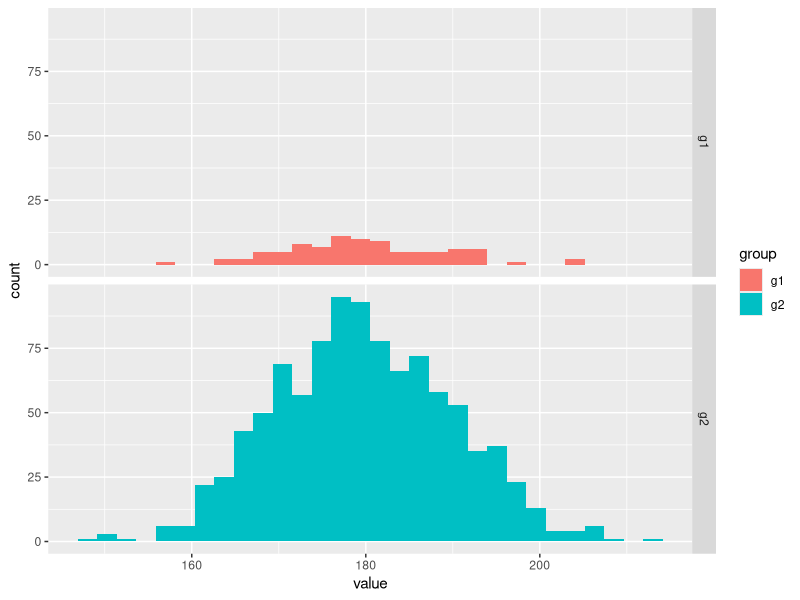
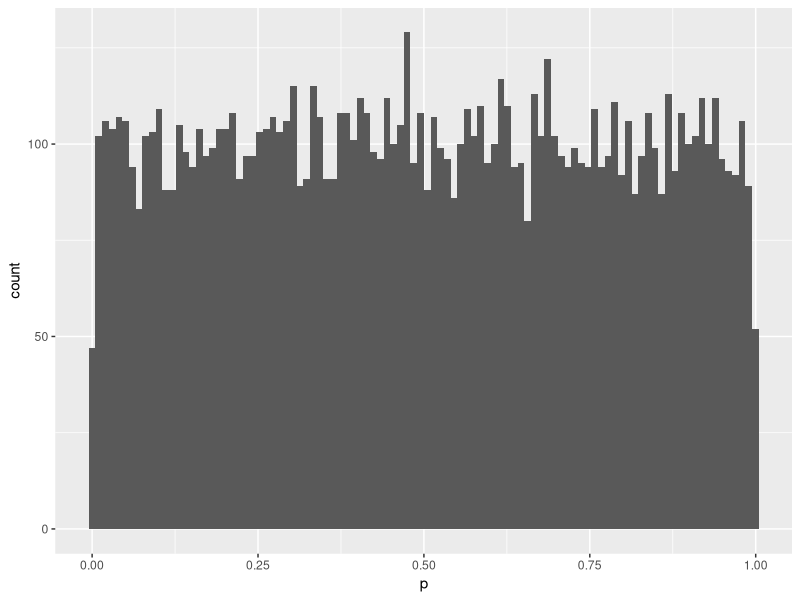
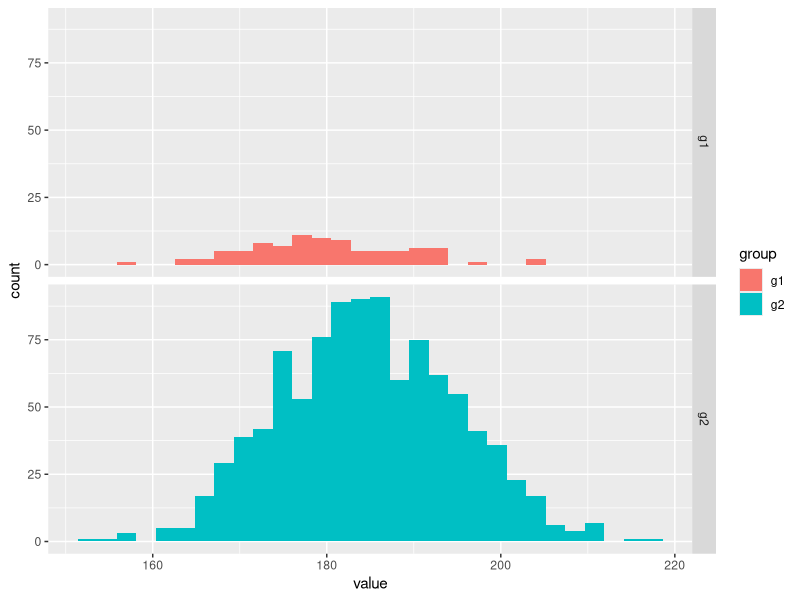
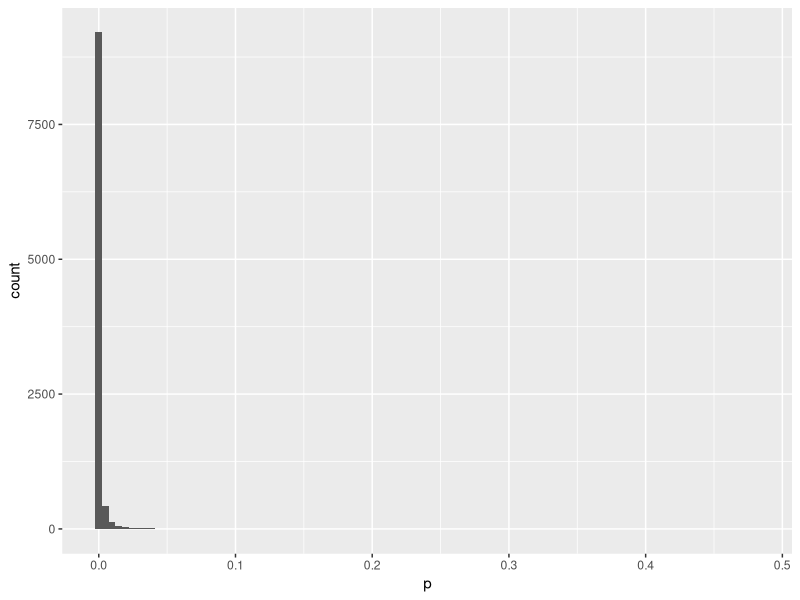
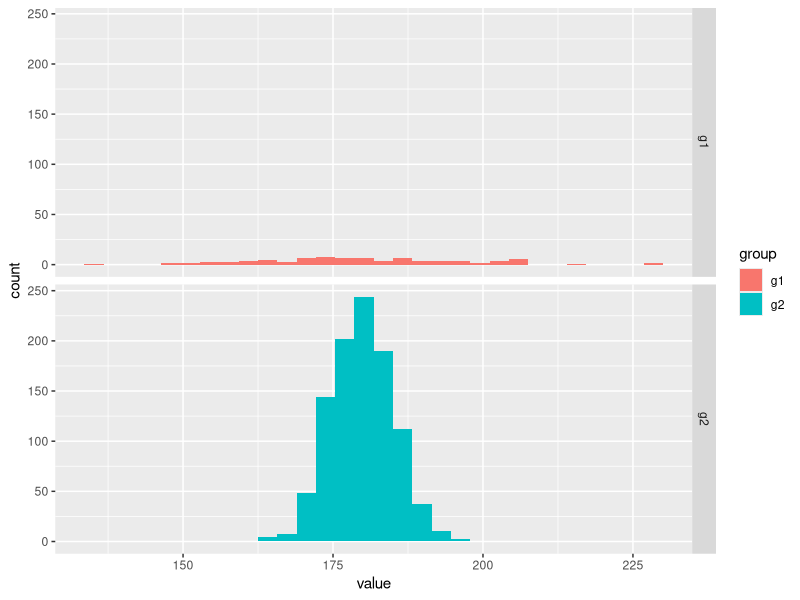
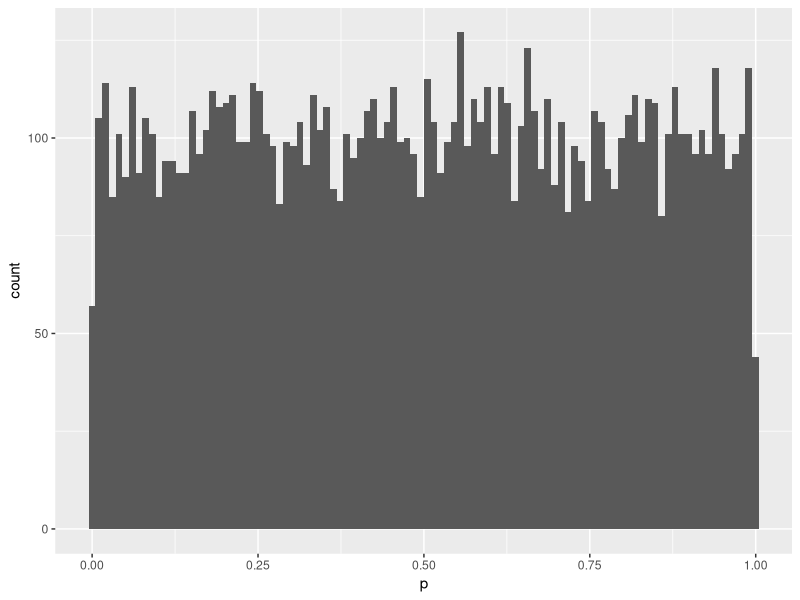
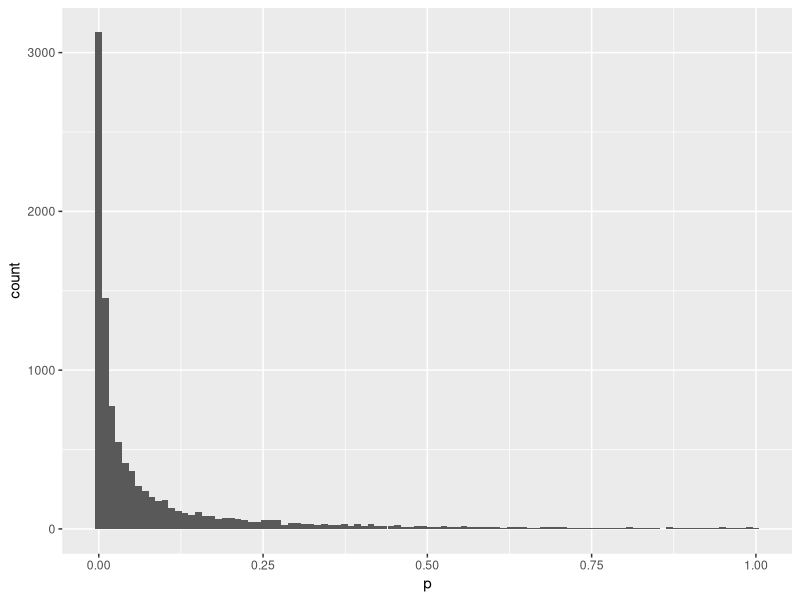
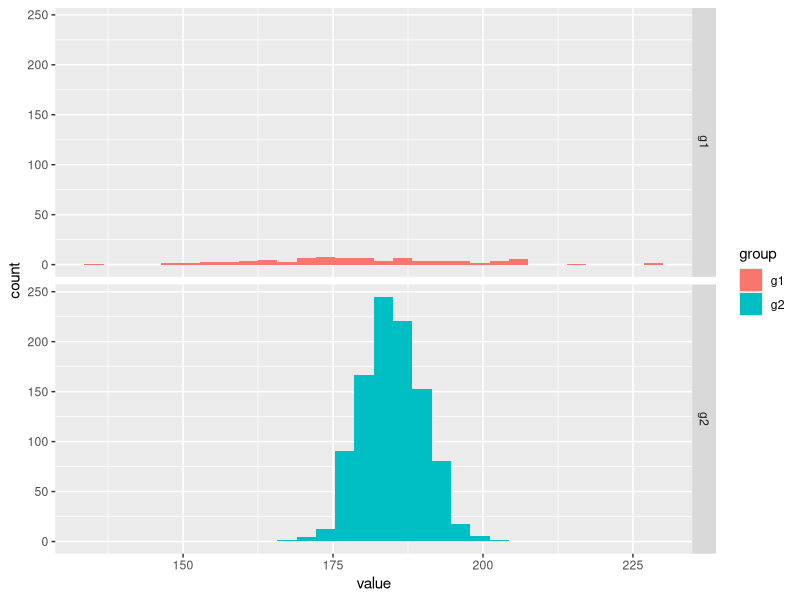

R code for these plots, in order: (Note: a time limit stopped this script after it produced the figures.)
## ---- chunk 1

library(tidyverse)

set.seed(0)

g1 <- data.frame(group = "g1", value = rnorm(n = 90,  mean = 180, sd = 10 ))
g2 <- data.frame(group = "g2", value = rnorm(n = 1000,  mean = 180, sd = 10 ))

x <- rbind(g1,g2)

t.test(formula = value ~ group, data = x)

t.test(x = g1$value, y=g2$value)

r <- t.test(x = g1$value, y=g2$value)
names(r)
r$p.value

ggplot(data = x, mapping = aes(x=value, fill=group)) + geom_histogram() + facet_grid(group ~.)

## ---- chunk 2
group_comparison_10ksim <- function(g1_mean, g1_sd, g2_mean, g2_sd, n = 10^4, test_method = t.test){
  set.seed(0)
  
  p_results <- vector('double', length = n)
  for (i in 1:n){
    g1 <- data.frame(group = "g1", value = rnorm(n = 90,  mean = g1_mean, sd = g1_sd ))
    g2 <- data.frame(group = "g2", value = rnorm(n = 1000,  mean = g2_mean, sd = g2_sd ))
    
    x <- rbind(g1,g2)
    
    result <- test_method(formula = value ~ group, data = x)
    p_results[[i]] <- result$p.value
  }
  result <- data.frame(p_results)
  names(result) <- 'p'
  return(result)
}
## ---- chunk 3

p_results_true <- group_comparison_10ksim(180, 10, 180, 10)

ggplot(p_results_true, aes(x = p)) + geom_histogram(bins = 100)

## ---- chunk 4
length(p_results_true[p_results_true < 0.05])
## ---- chunk 5

library(tidyverse)

set.seed(0)

g1 <- data.frame(group = "g1", value = rnorm(n = 90,  mean = 180, sd = 10 ))
g2 <- data.frame(group = "g2", value = rnorm(n = 1000,  mean = 185, sd = 10 ))

x <- rbind(g1,g2)

t.test(x = g1$value, y=g2$value)

ggplot(data = x, mapping = aes(x=value, fill=group)) + geom_histogram() + facet_grid(group ~.)

## ---- chunk 6

library(tidyverse)

p_results_false = group_comparison_10ksim(180, 10, 185, 10)
ggplot(p_results_false, aes(x = p)) + geom_histogram(bins = 100)

## ---- chunk 7
length(p_results_false[p_results_false > 0.05])
## ---- chunk 8

library(tidyverse)

set.seed(0)

g1 <- data.frame(group = "g1", value = rnorm(n = 90,   mean=180, sd=20))
g2 <- data.frame(group = "g2", value = rnorm(n = 1000, mean=180, sd=5))

x <- rbind(g1,g2)

t.test(x = g1$value, y=g2$value)

ggplot(data = x, mapping = aes(x=value, fill=group)) + geom_histogram() + facet_grid(group ~.)

## ---- chunk 9

library(tidyverse)


p_results_true_va = group_comparison_10ksim(180, 20, 180, 5)
ggplot(p_results_true_va, aes(x = p)) + geom_histogram(bins = 100)


## ---- chunk 10
length(p_results_true_va[p_results_true_va < 0.05])
## ---- chunk 11

library(tidyverse)

p_results_false_va = group_comparison_10ksim(180, 20, 185, 5)
ggplot(p_results_false_va, aes(x = p)) + geom_histogram(bins = 100)

## ---- chunk 12
length(p_results_false_va[p_results_false_va > 0.05])
## ---- chunk 13

library(tidyverse)

set.seed(0)

g1 <- data.frame(group = "g1", value = rnorm(n = 90,   mean=180, sd=20))
g2 <- data.frame(group = "g2", value = rnorm(n = 1000, mean=185, sd=5))

x <- rbind(g1,g2)

wilcox.test(x = g1$value, y = g2$value)

ggplot(data = x, mapping = aes(x=value, fill=group)) + geom_histogram() + facet_grid(group ~.)

## ---- chunk 14

library(tidyverse)
p_results_false_mw = group_comparison_10ksim(180, 20, 185, 5, test_method = wilcox.test)
ggplot(p_results_false_mw, aes(x = p)) + geom_histogram(bins = 100)

## ---- chunk 15
length(p_results_false_mw[p_results_false_mw > 0.05])
## ---- chunk 16

library(tidyverse)

mammals <- read_csv(file = "../datasets/dataset.01.rsbl20150010supp1.csv")

## ---- chunk 17
mammals %>% group_by(chrMark) %>% summarise(n = n())

ggplot(mammals, aes(x = GC3, fill = chrMark)) + geom_histogram(bins = 100) + facet_grid(~Species)
## ---- chunk 18
mammals %>% 
  group_by(Species) %>% 
  summarise(
    meanX = mean(GC3[chrMark == 'X']),
    meanA = mean(GC3[chrMark == 'A']),
    p_value = t.test(x = GC3[chrMark == 'X'], y = GC3[chrMark == 'A'])$p.value)
## ---- chunk 19
mammals %>% 
  filter((Species == 'Human' | Species == 'Chimp') &  chrMark == 'A') %>% 
  summarise(
    mean_humans = mean(GC3[Species == 'Human']),
    mean_chimps = mean(GC3[Species == 'Chimp']),
    p_value = t.test(x = GC3[Species == 'Human'], y = GC3[Species == 'Chimp'])$p.value)
## ---- chunk 20
mammals %>% 
  filter((Species == 'Human' | Species == 'Gori') &  chrMark == 'A') %>% 
  summarise(
    mean_humans = mean(GC3[Species == 'Human']),
    mean_gori = mean(GC3[Species == 'Gori']),
    p_value = t.test(x = GC3[Species == 'Human'], y = GC3[Species == 'Gori'])$p.value)
